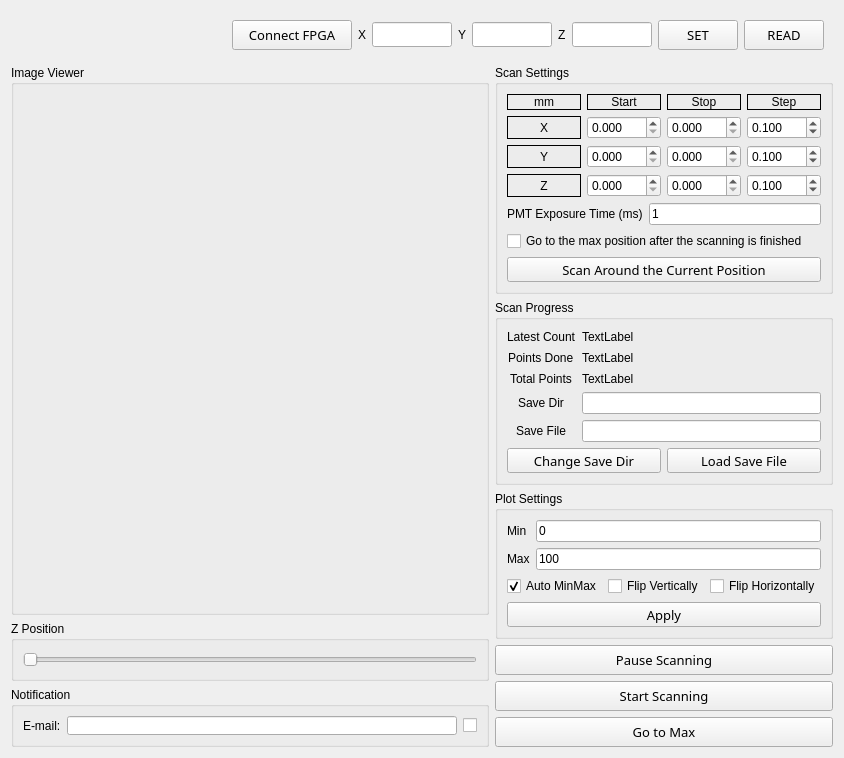
<?xml version="1.0" encoding="UTF-8"?>
<ui version="4.0">
 <class>Form</class>
 <widget class="QWidget" name="Form">
  <property name="geometry">
   <rect>
    <x>0</x>
    <y>0</y>
    <width>844</width>
    <height>714</height>
   </rect>
  </property>
  <property name="windowTitle">
   <string>Form</string>
  </property>
  <layout class="QGridLayout" name="gridLayout" columnstretch="2,1">
   <item row="0" column="0" colspan="2">
    <widget class="QFrame" name="GBOX_bottom">
     <property name="styleSheet">
      <string notr="true"/>
     </property>
     <layout class="QHBoxLayout" name="horizontalLayout_6">
      <item>
       <spacer name="horizontalSpacer">
        <property name="orientation">
         <enum>Qt::Horizontal</enum>
        </property>
        <property name="sizeHint" stdset="0">
         <size>
          <width>40</width>
          <height>20</height>
         </size>
        </property>
       </spacer>
      </item>
      <item>
       <widget class="QPushButton" name="BTN_connect_sequencer">
        <property name="sizePolicy">
         <sizepolicy hsizetype="Minimum" vsizetype="Preferred">
          <horstretch>0</horstretch>
          <verstretch>0</verstretch>
         </sizepolicy>
        </property>
        <property name="minimumSize">
         <size>
          <width>120</width>
          <height>30</height>
         </size>
        </property>
        <property name="maximumSize">
         <size>
          <width>16777215</width>
          <height>30</height>
         </size>
        </property>
        <property name="font">
         <font>
          <family>Arial Black</family>
          <pointsize>10</pointsize>
         </font>
        </property>
        <property name="text">
         <string>Connect FPGA</string>
        </property>
        <property name="checkable">
         <bool>true</bool>
        </property>
       </widget>
      </item>
      <item>
       <widget class="QLabel" name="NON_X_pos">
        <property name="text">
         <string>X</string>
        </property>
       </widget>
      </item>
      <item>
       <widget class="QLineEdit" name="LBL_X_pos">
        <property name="minimumSize">
         <size>
          <width>0</width>
          <height>25</height>
         </size>
        </property>
        <property name="maximumSize">
         <size>
          <width>80</width>
          <height>16777215</height>
         </size>
        </property>
       </widget>
      </item>
      <item>
       <widget class="QLabel" name="NON_Y_pos">
        <property name="text">
         <string>Y</string>
        </property>
       </widget>
      </item>
      <item>
       <widget class="QLineEdit" name="LBL_Y_pos">
        <property name="minimumSize">
         <size>
          <width>0</width>
          <height>25</height>
         </size>
        </property>
        <property name="maximumSize">
         <size>
          <width>80</width>
          <height>16777215</height>
         </size>
        </property>
       </widget>
      </item>
      <item>
       <widget class="QLabel" name="NON_Y_pos_2">
        <property name="text">
         <string>Z</string>
        </property>
       </widget>
      </item>
      <item>
       <widget class="QLineEdit" name="LBL_Y_pos_2">
        <property name="minimumSize">
         <size>
          <width>0</width>
          <height>25</height>
         </size>
        </property>
        <property name="maximumSize">
         <size>
          <width>80</width>
          <height>16777215</height>
         </size>
        </property>
       </widget>
      </item>
      <item>
       <widget class="QPushButton" name="BTN_SET_pos">
        <property name="sizePolicy">
         <sizepolicy hsizetype="Minimum" vsizetype="Preferred">
          <horstretch>0</horstretch>
          <verstretch>0</verstretch>
         </sizepolicy>
        </property>
        <property name="minimumSize">
         <size>
          <width>80</width>
          <height>0</height>
         </size>
        </property>
        <property name="maximumSize">
         <size>
          <width>16777215</width>
          <height>30</height>
         </size>
        </property>
        <property name="font">
         <font>
          <family>Arial Black</family>
          <pointsize>10</pointsize>
         </font>
        </property>
        <property name="text">
         <string>SET</string>
        </property>
       </widget>
      </item>
      <item>
       <widget class="QPushButton" name="BTN_READ_pos">
        <property name="sizePolicy">
         <sizepolicy hsizetype="Minimum" vsizetype="Preferred">
          <horstretch>0</horstretch>
          <verstretch>0</verstretch>
         </sizepolicy>
        </property>
        <property name="minimumSize">
         <size>
          <width>80</width>
          <height>30</height>
         </size>
        </property>
        <property name="maximumSize">
         <size>
          <width>16777215</width>
          <height>30</height>
         </size>
        </property>
        <property name="font">
         <font>
          <family>Arial Black</family>
          <pointsize>10</pointsize>
         </font>
        </property>
        <property name="text">
         <string>READ</string>
        </property>
       </widget>
      </item>
     </layout>
    </widget>
   </item>
   <item row="1" column="0">
    <layout class="QVBoxLayout" name="verticalLayout">
     <item>
      <widget class="QGroupBox" name="image_viewer">
       <property name="minimumSize">
        <size>
         <width>410</width>
         <height>400</height>
        </size>
       </property>
       <property name="title">
        <string>Image Viewer</string>
       </property>
      </widget>
     </item>
     <item>
      <widget class="QGroupBox" name="groupBox_4">
       <property name="maximumSize">
        <size>
         <width>16777215</width>
         <height>60</height>
        </size>
       </property>
       <property name="title">
        <string>Z Position</string>
       </property>
       <layout class="QHBoxLayout" name="horizontalLayout">
        <item>
         <widget class="QSlider" name="SLD_z_position">
          <property name="orientation">
           <enum>Qt::Horizontal</enum>
          </property>
         </widget>
        </item>
       </layout>
      </widget>
     </item>
     <item>
      <widget class="QGroupBox" name="GBOX_alarm">
       <property name="maximumSize">
        <size>
         <width>16777215</width>
         <height>60</height>
        </size>
       </property>
       <property name="title">
        <string>Notification</string>
       </property>
       <layout class="QHBoxLayout" name="horizontalLayout_3">
        <item>
         <widget class="QLabel" name="NON_mail">
          <property name="font">
           <font>
            <weight>50</weight>
            <bold>false</bold>
           </font>
          </property>
          <property name="text">
           <string>E-mail:</string>
          </property>
         </widget>
        </item>
        <item>
         <widget class="QLineEdit" name="TXT_mail">
          <property name="text">
           <string/>
          </property>
         </widget>
        </item>
        <item>
         <widget class="QCheckBox" name="CHBOX_mail">
          <property name="text">
           <string/>
          </property>
         </widget>
        </item>
       </layout>
      </widget>
     </item>
    </layout>
   </item>
   <item row="1" column="1">
    <layout class="QVBoxLayout" name="verticalLayout_2" stretch="0,4,3,0,0,0">
     <property name="spacing">
      <number>6</number>
     </property>
     <item>
      <widget class="QGroupBox" name="groupBox">
       <property name="maximumSize">
        <size>
         <width>410</width>
         <height>16777215</height>
        </size>
       </property>
       <property name="title">
        <string>Scan Settings</string>
       </property>
       <layout class="QVBoxLayout" name="verticalLayout_9">
        <item>
         <layout class="QGridLayout" name="gridLayout_3" rowstretch="1,0,0,0">
          <item row="0" column="2">
           <widget class="QLabel" name="label_5">
            <property name="frameShape">
             <enum>QFrame::Panel</enum>
            </property>
            <property name="text">
             <string>Stop</string>
            </property>
            <property name="alignment">
             <set>Qt::AlignCenter</set>
            </property>
           </widget>
          </item>
          <item row="1" column="2">
           <widget class="QDoubleSpinBox" name="GUI_x_stop">
            <property name="decimals">
             <number>3</number>
            </property>
            <property name="maximum">
             <double>12.000000000000000</double>
            </property>
           </widget>
          </item>
          <item row="1" column="0">
           <widget class="QLabel" name="label_2">
            <property name="frameShape">
             <enum>QFrame::Panel</enum>
            </property>
            <property name="text">
             <string>X</string>
            </property>
            <property name="alignment">
             <set>Qt::AlignCenter</set>
            </property>
           </widget>
          </item>
          <item row="0" column="3">
           <widget class="QLabel" name="label_6">
            <property name="frameShape">
             <enum>QFrame::Panel</enum>
            </property>
            <property name="text">
             <string>Step</string>
            </property>
            <property name="alignment">
             <set>Qt::AlignCenter</set>
            </property>
           </widget>
          </item>
          <item row="0" column="0">
           <widget class="QLabel" name="label_4">
            <property name="frameShape">
             <enum>QFrame::Panel</enum>
            </property>
            <property name="text">
             <string>mm</string>
            </property>
            <property name="alignment">
             <set>Qt::AlignCenter</set>
            </property>
           </widget>
          </item>
          <item row="2" column="0">
           <widget class="QLabel" name="label_3">
            <property name="frameShape">
             <enum>QFrame::Panel</enum>
            </property>
            <property name="text">
             <string>Y</string>
            </property>
            <property name="alignment">
             <set>Qt::AlignCenter</set>
            </property>
           </widget>
          </item>
          <item row="0" column="1">
           <widget class="QLabel" name="label">
            <property name="frameShape">
             <enum>QFrame::Panel</enum>
            </property>
            <property name="text">
             <string>Start</string>
            </property>
            <property name="alignment">
             <set>Qt::AlignCenter</set>
            </property>
           </widget>
          </item>
          <item row="1" column="1">
           <widget class="QDoubleSpinBox" name="GUI_x_start">
            <property name="decimals">
             <number>3</number>
            </property>
            <property name="maximum">
             <double>12.000000000000000</double>
            </property>
           </widget>
          </item>
          <item row="2" column="1">
           <widget class="QDoubleSpinBox" name="GUI_y_start">
            <property name="decimals">
             <number>3</number>
            </property>
            <property name="maximum">
             <double>12.000000000000000</double>
            </property>
           </widget>
          </item>
          <item row="2" column="3">
           <widget class="QDoubleSpinBox" name="GUI_y_step">
            <property name="decimals">
             <number>3</number>
            </property>
            <property name="maximum">
             <double>12.000000000000000</double>
            </property>
            <property name="value">
             <double>0.100000000000000</double>
            </property>
           </widget>
          </item>
          <item row="1" column="3">
           <widget class="QDoubleSpinBox" name="GUI_x_step">
            <property name="decimals">
             <number>3</number>
            </property>
            <property name="maximum">
             <double>12.000000000000000</double>
            </property>
            <property name="value">
             <double>0.100000000000000</double>
            </property>
           </widget>
          </item>
          <item row="2" column="2">
           <widget class="QDoubleSpinBox" name="GUI_y_stop">
            <property name="decimals">
             <number>3</number>
            </property>
            <property name="maximum">
             <double>12.000000000000000</double>
            </property>
           </widget>
          </item>
          <item row="3" column="2">
           <widget class="QDoubleSpinBox" name="GUI_z_stop">
            <property name="decimals">
             <number>3</number>
            </property>
            <property name="maximum">
             <double>12.000000000000000</double>
            </property>
           </widget>
          </item>
          <item row="3" column="0">
           <widget class="QLabel" name="label_15">
            <property name="frameShape">
             <enum>QFrame::Panel</enum>
            </property>
            <property name="text">
             <string>Z</string>
            </property>
            <property name="alignment">
             <set>Qt::AlignCenter</set>
            </property>
           </widget>
          </item>
          <item row="3" column="1">
           <widget class="QDoubleSpinBox" name="GUI_z_start">
            <property name="decimals">
             <number>3</number>
            </property>
            <property name="maximum">
             <double>12.000000000000000</double>
            </property>
           </widget>
          </item>
          <item row="3" column="3">
           <widget class="QDoubleSpinBox" name="GUI_z_step">
            <property name="decimals">
             <number>3</number>
            </property>
            <property name="maximum">
             <double>12.000000000000000</double>
            </property>
            <property name="value">
             <double>0.100000000000000</double>
            </property>
           </widget>
          </item>
         </layout>
        </item>
        <item>
         <layout class="QFormLayout" name="formLayout_3">
          <item row="0" column="0">
           <widget class="QLabel" name="label_12">
            <property name="text">
             <string>PMT Exposure Time (ms)</string>
            </property>
           </widget>
          </item>
          <item row="0" column="1">
           <widget class="QLineEdit" name="LE_pmt_exposure_time_in_ms">
            <property name="text">
             <string>1</string>
            </property>
           </widget>
          </item>
          <item row="1" column="0" colspan="2">
           <widget class="QCheckBox" name="CB_auto_go_to_max">
            <property name="text">
             <string>Go to the max position after the scanning is finished</string>
            </property>
           </widget>
          </item>
         </layout>
        </item>
        <item>
         <widget class="QPushButton" name="BTN_scan_vicinity">
          <property name="minimumSize">
           <size>
            <width>0</width>
            <height>25</height>
           </size>
          </property>
          <property name="sizeIncrement">
           <size>
            <width>0</width>
            <height>0</height>
           </size>
          </property>
          <property name="font">
           <font>
            <family>Arial Black</family>
            <pointsize>10</pointsize>
           </font>
          </property>
          <property name="text">
           <string>Scan Around the Current Position</string>
          </property>
         </widget>
        </item>
       </layout>
      </widget>
     </item>
     <item>
      <widget class="QGroupBox" name="groupBox_2">
       <property name="maximumSize">
        <size>
         <width>410</width>
         <height>16777215</height>
        </size>
       </property>
       <property name="title">
        <string>Scan Progress</string>
       </property>
       <layout class="QVBoxLayout" name="verticalLayout_8" stretch="6,1">
        <property name="spacing">
         <number>6</number>
        </property>
        <item>
         <layout class="QFormLayout" name="formLayout">
          <property name="labelAlignment">
           <set>Qt::AlignCenter</set>
          </property>
          <property name="formAlignment">
           <set>Qt::AlignCenter</set>
          </property>
          <property name="verticalSpacing">
           <number>6</number>
          </property>
          <item row="0" column="0">
           <widget class="QLabel" name="label_7">
            <property name="font">
             <font>
              <weight>50</weight>
              <bold>false</bold>
             </font>
            </property>
            <property name="text">
             <string>Latest Count</string>
            </property>
           </widget>
          </item>
          <item row="0" column="1">
           <widget class="QLabel" name="LBL_latest_count">
            <property name="minimumSize">
             <size>
              <width>0</width>
              <height>15</height>
             </size>
            </property>
            <property name="text">
             <string>TextLabel</string>
            </property>
           </widget>
          </item>
          <item row="1" column="0">
           <widget class="QLabel" name="label_8">
            <property name="font">
             <font>
              <weight>50</weight>
              <bold>false</bold>
             </font>
            </property>
            <property name="text">
             <string>Points Done</string>
            </property>
           </widget>
          </item>
          <item row="1" column="1">
           <widget class="QLabel" name="LBL_points_done">
            <property name="minimumSize">
             <size>
              <width>0</width>
              <height>15</height>
             </size>
            </property>
            <property name="text">
             <string>TextLabel</string>
            </property>
           </widget>
          </item>
          <item row="2" column="0">
           <widget class="QLabel" name="label_9">
            <property name="font">
             <font>
              <weight>50</weight>
              <bold>false</bold>
             </font>
            </property>
            <property name="text">
             <string>Total Points</string>
            </property>
           </widget>
          </item>
          <item row="2" column="1">
           <widget class="QLabel" name="LBL_total_points">
            <property name="minimumSize">
             <size>
              <width>0</width>
              <height>15</height>
             </size>
            </property>
            <property name="text">
             <string>TextLabel</string>
            </property>
           </widget>
          </item>
          <item row="4" column="0">
           <widget class="QLabel" name="label_13">
            <property name="font">
             <font>
              <weight>50</weight>
              <bold>false</bold>
             </font>
            </property>
            <property name="text">
             <string>Save File</string>
            </property>
           </widget>
          </item>
          <item row="4" column="1">
           <widget class="QLineEdit" name="LE_save_file_name"/>
          </item>
          <item row="3" column="0">
           <widget class="QLabel" name="label_14">
            <property name="font">
             <font>
              <weight>50</weight>
              <bold>false</bold>
             </font>
            </property>
            <property name="text">
             <string>Save Dir</string>
            </property>
           </widget>
          </item>
          <item row="3" column="1">
           <widget class="QLineEdit" name="LE_save_file_dir"/>
          </item>
         </layout>
        </item>
        <item>
         <layout class="QHBoxLayout" name="horizontalLayout_4">
          <property name="spacing">
           <number>6</number>
          </property>
          <property name="sizeConstraint">
           <enum>QLayout::SetMinimumSize</enum>
          </property>
          <item>
           <widget class="QPushButton" name="BTN_select_save_dir">
            <property name="minimumSize">
             <size>
              <width>0</width>
              <height>25</height>
             </size>
            </property>
            <property name="font">
             <font>
              <family>Arial Black</family>
              <pointsize>10</pointsize>
             </font>
            </property>
            <property name="text">
             <string>Change Save Dir</string>
            </property>
           </widget>
          </item>
          <item>
           <widget class="QPushButton" name="BTN_load_save_file">
            <property name="minimumSize">
             <size>
              <width>0</width>
              <height>25</height>
             </size>
            </property>
            <property name="font">
             <font>
              <family>Arial Black</family>
              <pointsize>10</pointsize>
             </font>
            </property>
            <property name="text">
             <string>Load Save File</string>
            </property>
           </widget>
          </item>
         </layout>
        </item>
       </layout>
      </widget>
     </item>
     <item>
      <widget class="QGroupBox" name="groupBox_3">
       <property name="maximumSize">
        <size>
         <width>410</width>
         <height>16777215</height>
        </size>
       </property>
       <property name="title">
        <string>Plot Settings</string>
       </property>
       <layout class="QVBoxLayout" name="verticalLayout_7">
        <item>
         <layout class="QVBoxLayout" name="verticalLayout_3">
          <item>
           <layout class="QFormLayout" name="formLayout_2">
            <item row="0" column="0">
             <widget class="QLabel" name="label_10">
              <property name="text">
               <string>Min</string>
              </property>
             </widget>
            </item>
            <item row="1" column="0">
             <widget class="QLabel" name="label_11">
              <property name="text">
               <string>Max</string>
              </property>
             </widget>
            </item>
            <item row="0" column="1">
             <widget class="QLineEdit" name="plot_min">
              <property name="text">
               <string>0</string>
              </property>
             </widget>
            </item>
            <item row="1" column="1">
             <widget class="QLineEdit" name="plot_max">
              <property name="text">
               <string>100</string>
              </property>
             </widget>
            </item>
           </layout>
          </item>
          <item>
           <layout class="QHBoxLayout" name="horizontalLayout_2">
            <item>
             <widget class="QCheckBox" name="CB_auto_minmax">
              <property name="text">
               <string>Auto MinMax</string>
              </property>
              <property name="checked">
               <bool>true</bool>
              </property>
             </widget>
            </item>
            <item>
             <widget class="QCheckBox" name="CB_flip_vertically">
              <property name="text">
               <string>Flip Vertically</string>
              </property>
             </widget>
            </item>
            <item>
             <widget class="QCheckBox" name="CB_flip_horizontally">
              <property name="text">
               <string>Flip Horizontally</string>
              </property>
             </widget>
            </item>
           </layout>
          </item>
         </layout>
        </item>
        <item>
         <widget class="QPushButton" name="BTN_apply_plot_settings">
          <property name="minimumSize">
           <size>
            <width>0</width>
            <height>25</height>
           </size>
          </property>
          <property name="font">
           <font>
            <family>Arial Black</family>
            <pointsize>10</pointsize>
           </font>
          </property>
          <property name="text">
           <string>Apply</string>
          </property>
         </widget>
        </item>
       </layout>
      </widget>
     </item>
     <item>
      <widget class="QPushButton" name="BTN_pause_or_resume_scanning">
       <property name="minimumSize">
        <size>
         <width>0</width>
         <height>30</height>
        </size>
       </property>
       <property name="maximumSize">
        <size>
         <width>410</width>
         <height>16777215</height>
        </size>
       </property>
       <property name="font">
        <font>
         <family>Arial Black</family>
         <pointsize>10</pointsize>
        </font>
       </property>
       <property name="text">
        <string>Pause Scanning</string>
       </property>
      </widget>
     </item>
     <item>
      <widget class="QPushButton" name="BTN_start_scanning">
       <property name="minimumSize">
        <size>
         <width>0</width>
         <height>30</height>
        </size>
       </property>
       <property name="maximumSize">
        <size>
         <width>410</width>
         <height>16777215</height>
        </size>
       </property>
       <property name="font">
        <font>
         <family>Arial Black</family>
         <pointsize>10</pointsize>
        </font>
       </property>
       <property name="text">
        <string>Start Scanning</string>
       </property>
       <property name="checkable">
        <bool>false</bool>
       </property>
      </widget>
     </item>
     <item>
      <widget class="QPushButton" name="BTN_go_to_max">
       <property name="minimumSize">
        <size>
         <width>0</width>
         <height>30</height>
        </size>
       </property>
       <property name="maximumSize">
        <size>
         <width>410</width>
         <height>16777215</height>
        </size>
       </property>
       <property name="font">
        <font>
         <family>Arial Black</family>
         <pointsize>10</pointsize>
        </font>
       </property>
       <property name="text">
        <string>Go to Max</string>
       </property>
      </widget>
     </item>
    </layout>
   </item>
  </layout>
 </widget>
 <resources/>
 <connections>
  <connection>
   <sender>BTN_start_scanning</sender>
   <signal>clicked()</signal>
   <receiver>Form</receiver>
   <slot>pressedScanStartButton()</slot>
   <hints>
    <hint type="sourcelabel">
     <x>651</x>
     <y>527</y>
    </hint>
    <hint type="destinationlabel">
     <x>935</x>
     <y>515</y>
    </hint>
   </hints>
  </connection>
  <connection>
   <sender>BTN_select_save_dir</sender>
   <signal>clicked()</signal>
   <receiver>Form</receiver>
   <slot>pressedChangeSaveDir()</slot>
   <hints>
    <hint type="sourcelabel">
     <x>629</x>
     <y>316</y>
    </hint>
    <hint type="destinationlabel">
     <x>934</x>
     <y>300</y>
    </hint>
   </hints>
  </connection>
  <connection>
   <sender>BTN_pause_or_resume_scanning</sender>
   <signal>clicked()</signal>
   <receiver>Form</receiver>
   <slot>pauseScanning()</slot>
   <hints>
    <hint type="sourcelabel">
     <x>553</x>
     <y>494</y>
    </hint>
    <hint type="destinationlabel">
     <x>1018</x>
     <y>468</y>
    </hint>
   </hints>
  </connection>
  <connection>
   <sender>BTN_scan_vicinity</sender>
   <signal>clicked()</signal>
   <receiver>Form</receiver>
   <slot>pressedScanVicinityButton()</slot>
   <hints>
    <hint type="sourcelabel">
     <x>826</x>
     <y>170</y>
    </hint>
    <hint type="destinationlabel">
     <x>957</x>
     <y>232</y>
    </hint>
   </hints>
  </connection>
  <connection>
   <sender>BTN_apply_plot_settings</sender>
   <signal>clicked()</signal>
   <receiver>Form</receiver>
   <slot>pressedApplyButton()</slot>
   <hints>
    <hint type="sourcelabel">
     <x>776</x>
     <y>454</y>
    </hint>
    <hint type="destinationlabel">
     <x>909</x>
     <y>449</y>
    </hint>
   </hints>
  </connection>
  <connection>
   <sender>BTN_go_to_max</sender>
   <signal>clicked()</signal>
   <receiver>Form</receiver>
   <slot>pressedGoToMax()</slot>
   <hints>
    <hint type="sourcelabel">
     <x>711</x>
     <y>565</y>
    </hint>
    <hint type="destinationlabel">
     <x>959</x>
     <y>528</y>
    </hint>
   </hints>
  </connection>
  <connection>
   <sender>GUI_x_step</sender>
   <signal>valueChanged(double)</signal>
   <receiver>Form</receiver>
   <slot>changedStepValue()</slot>
   <hints>
    <hint type="sourcelabel">
     <x>803</x>
     <y>64</y>
    </hint>
    <hint type="destinationlabel">
     <x>1111</x>
     <y>62</y>
    </hint>
   </hints>
  </connection>
  <connection>
   <sender>GUI_y_step</sender>
   <signal>valueChanged(double)</signal>
   <receiver>Form</receiver>
   <slot>changedStepValue()</slot>
   <hints>
    <hint type="sourcelabel">
     <x>825</x>
     <y>88</y>
    </hint>
    <hint type="destinationlabel">
     <x>1471</x>
     <y>207</y>
    </hint>
   </hints>
  </connection>
  <connection>
   <sender>BTN_load_save_file</sender>
   <signal>clicked()</signal>
   <receiver>Form</receiver>
   <slot>pressedLoadSaveFile()</slot>
   <hints>
    <hint type="sourcelabel">
     <x>721</x>
     <y>309</y>
    </hint>
    <hint type="destinationlabel">
     <x>1071</x>
     <y>350</y>
    </hint>
   </hints>
  </connection>
 </connections>
 <slots>
  <slot>pressedScanStartButton()</slot>
  <slot>pauseScanning()</slot>
  <slot>goToMax()</slot>
  <slot>pressedApplyButton()</slot>
  <slot>pressedScanVicinityButton()</slot>
  <slot>pressedGoToMax()</slot>
  <slot>changedStepValue()</slot>
  <slot>pressedLoadSaveFile()</slot>
  <slot>pressedChangeSaveDir()</slot>
 </slots>
</ui>
